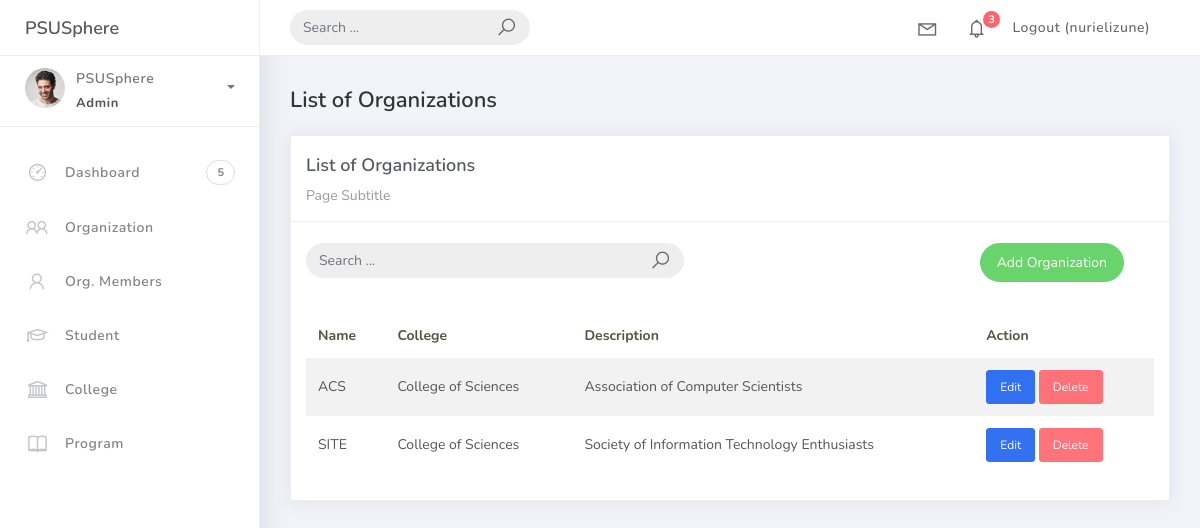
Page /organization_list (signed in) on the earlier database version.
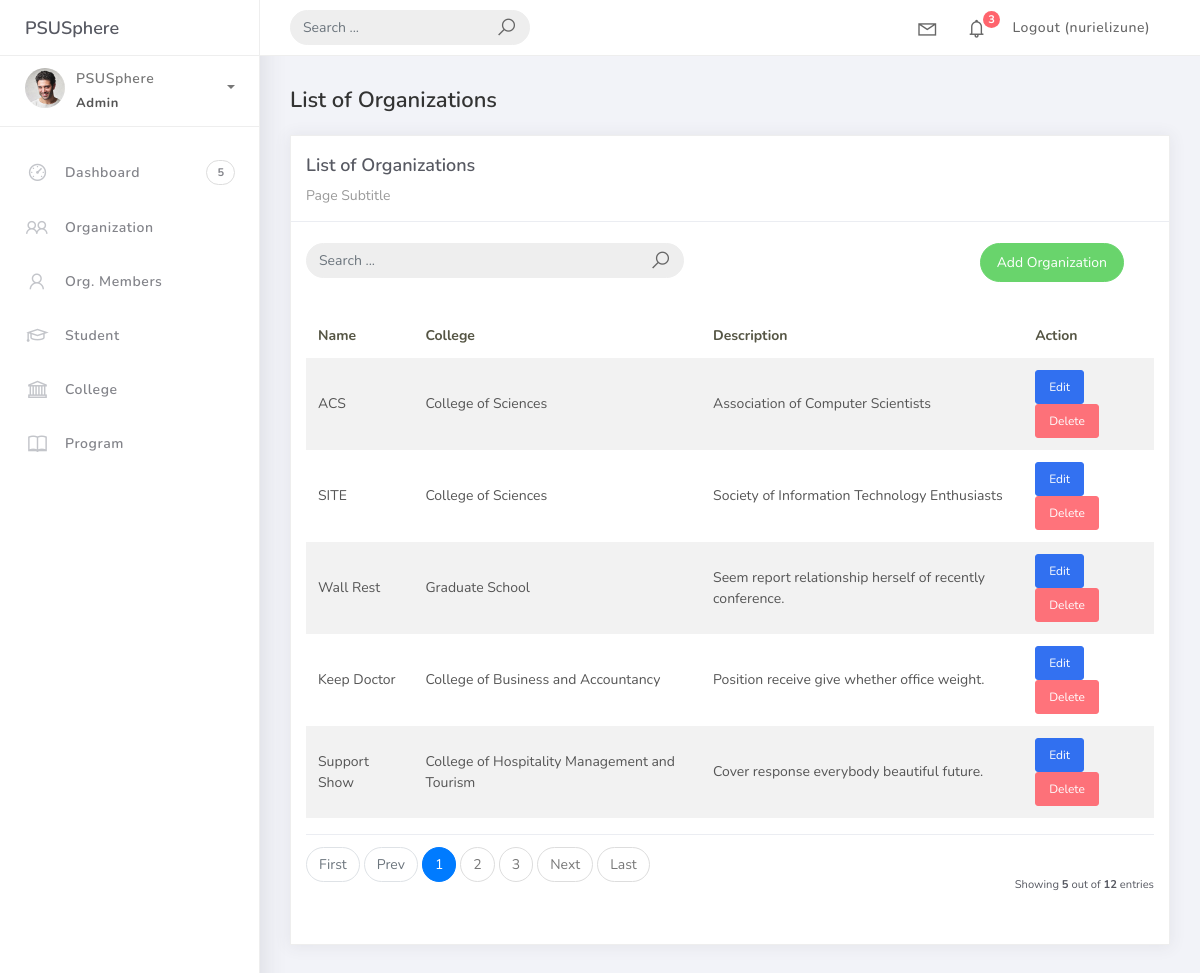
Same page on the later database version.
### studentorg/models.py (models this page shows, shortened)
class BaseModel(models.Model):
    created_at = models.DateTimeField(auto_now_add=True, db_index=True)
    updated_at = models.DateTimeField(auto_now=True)
    class Meta:
        abstract = True

class Organization(BaseModel):
    name = models.CharField(max_length=250)
    college = models.ForeignKey(
        College, null=True, blank=True, on_delete=models.CASCADE
    )
    description = models.CharField(max_length=500)

class College(BaseModel):
    college_name = models.CharField(max_length=150)
    def __str__(self):
        return self.college_name

### studentorg/views.py (the view)
# urls.py: path('organization_list', OrganizationList.as_view(), name='organization-list'),
class OrganizationList(LoginRequiredMixin, ListView):
    model = Organization
    context_object_name = 'organization'
    template_name = 'org_list.html'
    paginate_by = 5
    def get_queryset(self):
        qs = super().get_queryset()
        query = self.request.GET.get('q')
        if query:
            qs = qs.filter(
                Q(name__icontains=query) |
                Q(description__icontains=query)
            )
        return qs

### projectsite/templates/org_list.html
{% extends 'base.html' %}
{% load static %}
{% block content %}
<div class="content">
<div class="container-fluid">
<h4 class="page-title">List of Organizations</h4>
<div class="row">
<div class="col-md-12">
<div class="card">
<div class="card-header">
<div class="card-title">List of Organizations</div>
<div class="card-category">Page Subtitle</div>
</div>
<br />
<div class="col-md-12 row">
<div class="col-md-6">
<form class="navbar-left navbar-form nav-search mr-md-3" action="{% url 'organization-list' %}">
<div class="input-group">
<input type="text" name="q" placeholder="Search ..." class="form-control" />
<div class="input-group-append">
<span class="input-group-text">
<i class="la la-search search-icon"></i>
</span>
</div>
</div>
</form>
</div>
<div class="col-md-6">
<div class="pull-right">
<a href="{% url 'organization-add' %}" class="btn btn-success btn-rounded">Add Organization</a>
</div>
</div>
</div>
<div class="card-body">
<table class="table table-striped mt-3">
<thead>
<tr>
<th scope="col">Name</th>
<th scope="col">College</th>
<th scope="col">Description</th>
<th scope="col">Action</th>
</tr>
</thead>
<tbody>
{% for object in object_list %}
<tr>
<td>{{ object.name }}</td>
<td>{{ object.college }}</td>
<td>{{ object.description }}</td>
<td>
                        <a href="{% url 'organization-update' object.id %}" class="btn btn-sm btn-primary">Edit</a>
                        <a href="{% url 'organization-delete' object.id %}" class="btn btn-sm btn-danger">Delete</a>
                    </td>
</tr>
{% empty %}
<tr>
<td colspan="4" style="text-align: center">
<p class="text-sm font-weight-bold mb-0">No Records Found</p>
</td>
</tr>
{% endfor %}
</tbody>
</table>
{% include 'includes/pagination.html' %}
</div>
</div>
</div>
</div>
</div>
</div>
{% endblock %}

Differences in the rows shown:
added Organization: name "Wall Rest", college "Graduate School", description "Seem report relationship herself of recently conference."
added Organization: name "Keep Doctor", college "College of Business and Accountancy", description "Position receive give whether office weight."
added Organization: name "Support Show", college "College of Hospitality Management and Tourism", description "Cover response everybody beautiful future."
Other differences:
{{ object_list.count }}: (not shown) → "5"
{{ paginator.count }}: (not shown) → "12"
text now shown: "First Prev Next Last Showing out of entries"
new list line: "1"
new list line: "2"
new list line: "3"
